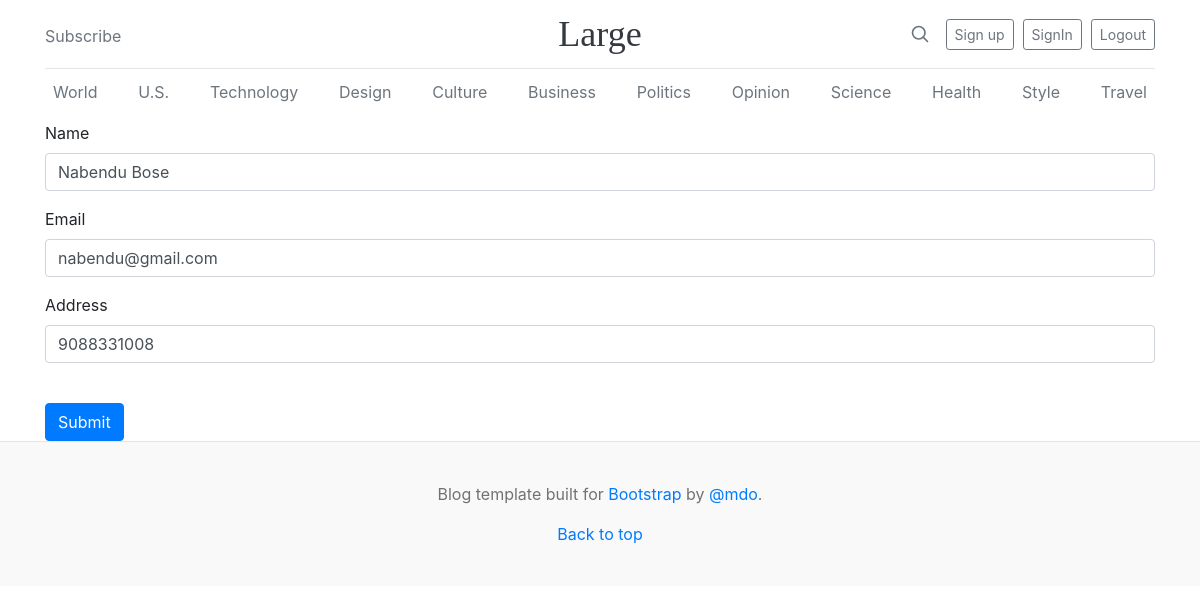
The page /update/7 on the database as committed earlier.
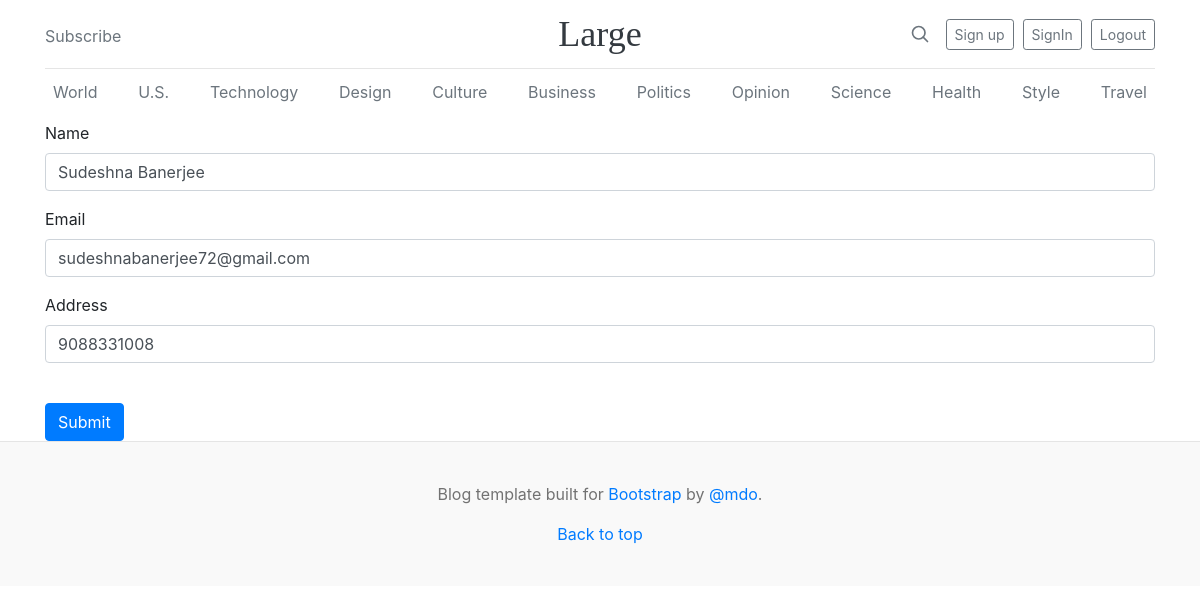
The same page on the database as committed later.
### Home/models.py (models this page shows)
class Crud(models.Model):
    name=models.CharField(max_length=100)
    email=models.CharField(max_length=100)
    address=models.TextField()

### Home/views.py (the view)
# urls.py: path('update/<int:id>', views.update , name='update'),
def update(request,id):
    if request.method=='POST':
        name=request.POST['name']
        email=request.POST['email']
        address=request.POST['address']
        Crud.objects.filter(id=id).update(name=name,email=email,address=address)
        messages.success(request,'Data Has Been Updated into database')
    data=Crud.objects.get(id=id)
    return render(request,'update.html',{'data':data})

### templates/update.html (shortened to what this page needs)
{% extends 'base.html' %}
{% block container %}
<div class="container">
<form action="/update/{{data.id}}" method="POST">
    <div class="mb-3">
        <label for="exampleInputEmail1">Name</label>
        <input type="text" name="name" value="{{data.name}}" class="form-control" required  placeholder="Enter email">
      </div>
      <div class="form-group">
        <label for="exampleInputPassword1">Email</label>
        <input type="email" name="email" value="{{data.email}}" class="form-control" required placeholder="Password">
      </div>
     <div class="form-group">
        <label for="exampleInputPassword1">Address</label>
        <input type="text" class="form-control" value="{{data.address}}" name="address" required placeholder="Password">
      </div>
      <br>
    <button type="submit" class="btn btn-primary">Submit</button>
  </form>
</div>
{% endblock  %}

Rows that differ between the two databases and show on the page:
changed Crud: name "Nabendu Bose" → "Sudeshna Banerjee"; email "nabendu@gmail.com" → "sudeshnabanerjee72@gmail.com"
